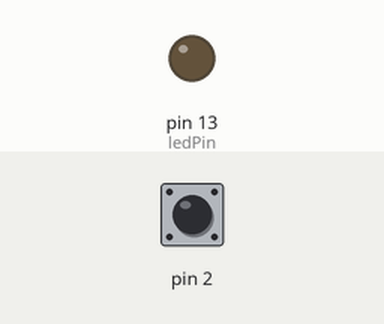
This sketch was run on a simulated Arduino Uno, built with avr-gcc and run on an emulated ATmega328P. Parts: output pins drawn as LEDs (lit = HIGH). The test bench sets the inputs (shaded band); at power-on: pin 2 HIGH.

Above: at 1.2 s.
1.3 s: pin 2 pulled LOW for 0.15 s
At 1.37 s:
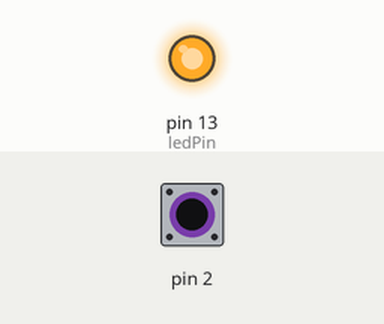
2.9 s: pin 2 pulled LOW for 3.2 s
At 7.3 s:
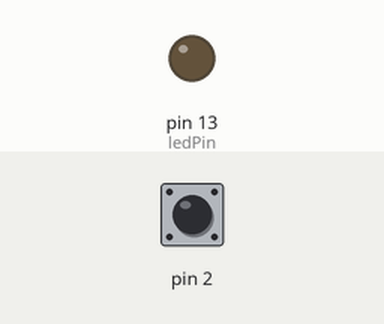
Timing chart, 0 to 8.8 s (numbered marks = the images above; inputs shaded):
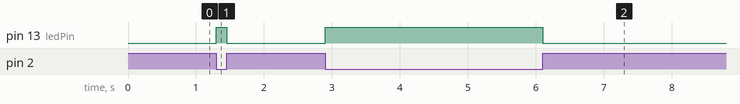

Measured:
- after the input at 1.3 s, pin 13 (ledPin): LOW → HIGH at once, → LOW 0.15 s later
- after the input at 2.9 s, pin 13 (ledPin): LOW → HIGH at once, → LOW 3.2 s later

The sketch:

balls.ino
```cpp
const int ledPin = 13;

void setup() {
    pinMode(ledPin, OUTPUT); // init ledPin as output
    pinMode(2, INPUT);
    digitalWrite(2, HIGH);
}

void loop() {
    int digitalVal = digitalRead(2);
    if (digitalVal == HIGH) {
        digitalWrite(ledPin, LOW); // turn led off
    }
    else {
        digitalWrite(ledPin, HIGH); // turn led on
    }
}
```
